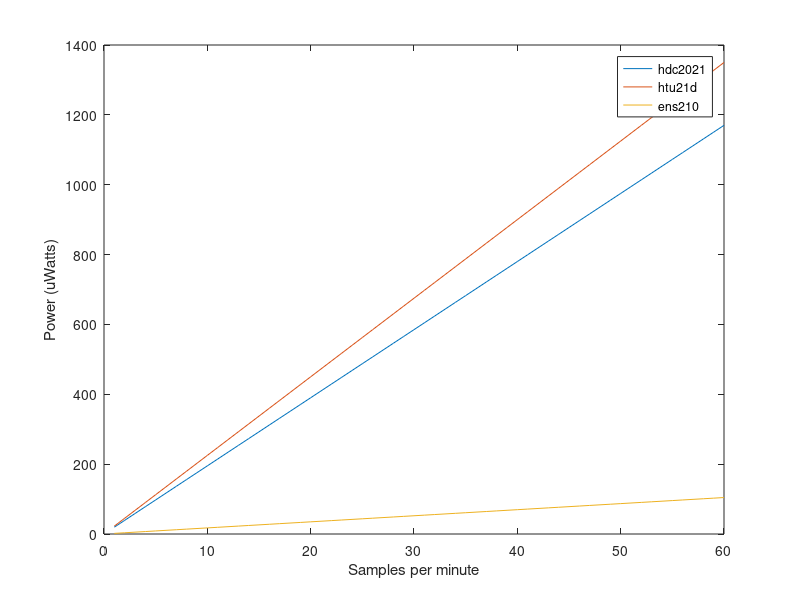

The MATLAB script that drew this image:
clear all
close all
clc

%array of samples, from 1 sample per minute to 60 samples per minute
samples = linspace(1, 60, 60)

%hdc2021 current calc at each sample rate
hdc2021_curr = ((60-samples)*0.05+samples*650)/60
%%1.8 V with this current consumption composition
hdc2021_pow = hdc2021_curr * 1.8
plot(samples, hdc2021_pow)
hold on

%htu21d current calc at each sample rate
htu21d_curr = ((60-samples)*0.02+samples*450)/60
htu21d_pow = htu21d_curr * 3
plot(samples, htu21d_pow)
hold on

%ens210 current calc at each sample rate
ens210_curr = ((60-samples)*0.04+samples*58)/60
%1.8 V with this current consumption composition 
ens210_pow = ens210_curr * 1.8
plot(samples, ens210_pow)



xlabel("Samples per minute")
ylabel("Power (uWatts)")
legend("hdc2021", "htu21d", "ens210")
